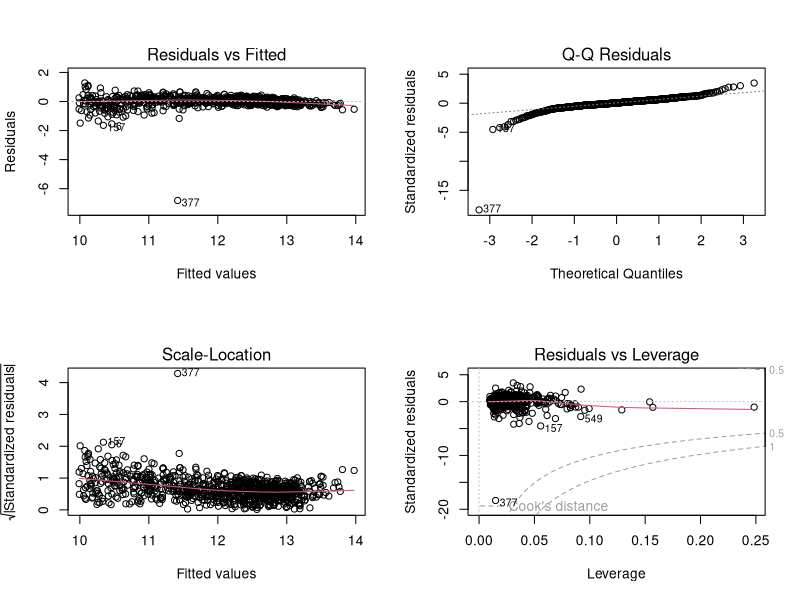
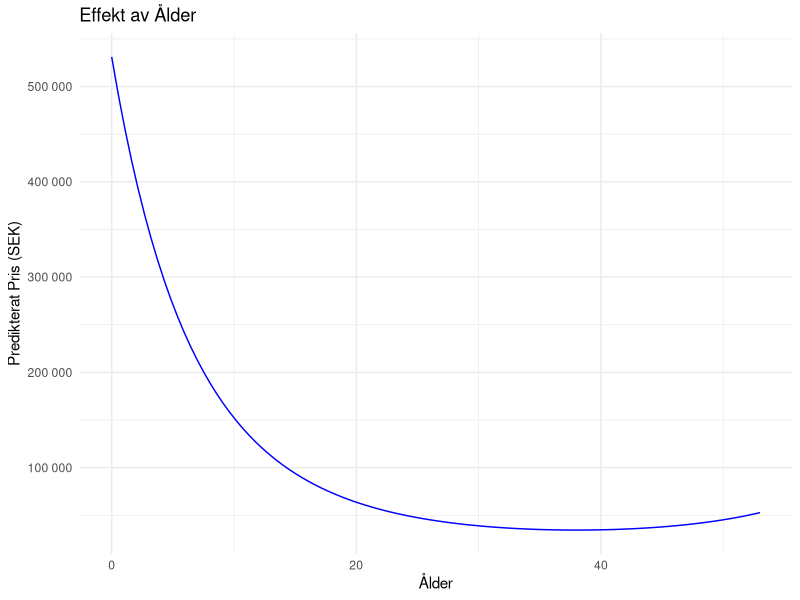

Source code (R) for these figures, in order:
library(readxl)
library(car)    
library(ggplot2) 
library(lmtest)
library(forcats)
library(dplyr)
library(sandwich)
library(MASS)
library(scales)

#loading data and updating based on the model development made in RegressionModelDevelopment5.0.R

data <- read_excel("Datainsamling_volvo_sammanstalldV10.xlsx")
data$Age <- 2025 - data$Modellår
data <- subset(data, select = -c(URL, Märke, Datum_i_trafik, Färg, Motorstorlek))


data <- data %>%
  mutate(across(c(Säljare, Bränsle, Växellåda, Biltyp, Drivning, Modell, Region), as.factor),
         across(c(Försäljningspris, Miltal, Hästkrafter, Age), as.numeric))

data <- na.omit(data)
data$log_Pris <- log(data$Försäljningspris)
data$log_Miltal <- log(data$Miltal + 1)
data$Modell <- fct_lump(data$Modell, n = 10)
data <- subset(data, select = -Region)


model_dev <- lm(log_Pris ~ poly(Age, 2) + log_Miltal + Hästkrafter + Säljare + Bränsle + Växellåda + Biltyp + Drivning + Modell, data = data)

#checking diagnostics
par(mfrow = c(2, 2))
plot(model_dev)

#splitting data into train and test
set.seed(123)
train_index <- sample(seq_len(nrow(data)), size = 0.8 * nrow(data))
train_data <- data[train_index, ]
test_data  <- data[-train_index, ]

#refitting model with train data
model_robust <- rlm(log_Pris ~ poly(Age, 2) + log_Miltal + Hästkrafter + Säljare + Bränsle + Växellåda + Biltyp + Drivning + Modell, data = train_data)

summary(model_robust)

#evaluating model on test data
test_data$pred_log_Pris <- predict(model_robust, newdata = test_data)
test_data$pred_Pris <- exp(test_data$pred_log_Pris)

resid_test <- test_data$Försäljningspris - test_data$pred_Pris
MAE_test <- mean(abs(resid_test))
RMSE_test <- sqrt(mean(resid_test^2))
MAPE_test <- mean(abs(resid_test) / test_data$Försäljningspris) * 100

cat("TEST MAE:", round(MAE_test, 2), "\n")
cat("TEST RMSE:", round(RMSE_test, 2), "\n")
cat("TEST MAPE:", round(MAPE_test, 2), "%\n")

new_data_age <- data.frame(
  Age = seq(min(data$Age), max(data$Age), length.out = 100),
  log_Miltal = mean(data$log_Miltal),
  Hästkrafter = mean(data$Hästkrafter),
  Säljare = "Företag",
  Bränsle = "Bensin",
  Växellåda = "Automat",
  Biltyp = "Kombi",
  Drivning = "Fyrhjulsdriven",
  Modell = "V60"
)
new_data_age$pred_log_Pris <- predict(model_robust, newdata = new_data_age)
new_data_age$pred_Pris <- exp(new_data_age$pred_log_Pris)

ggplot(new_data_age, aes(x = Age, y = pred_Pris)) +
  geom_line(color = "blue") +
  labs(x = "Ålder", y = "Predikterat Pris (SEK)", title = "Effekt av Ålder") +
  scale_y_continuous(labels = comma_format(big.mark = " ", decimal.mark = ",")) +
  theme_minimal()
